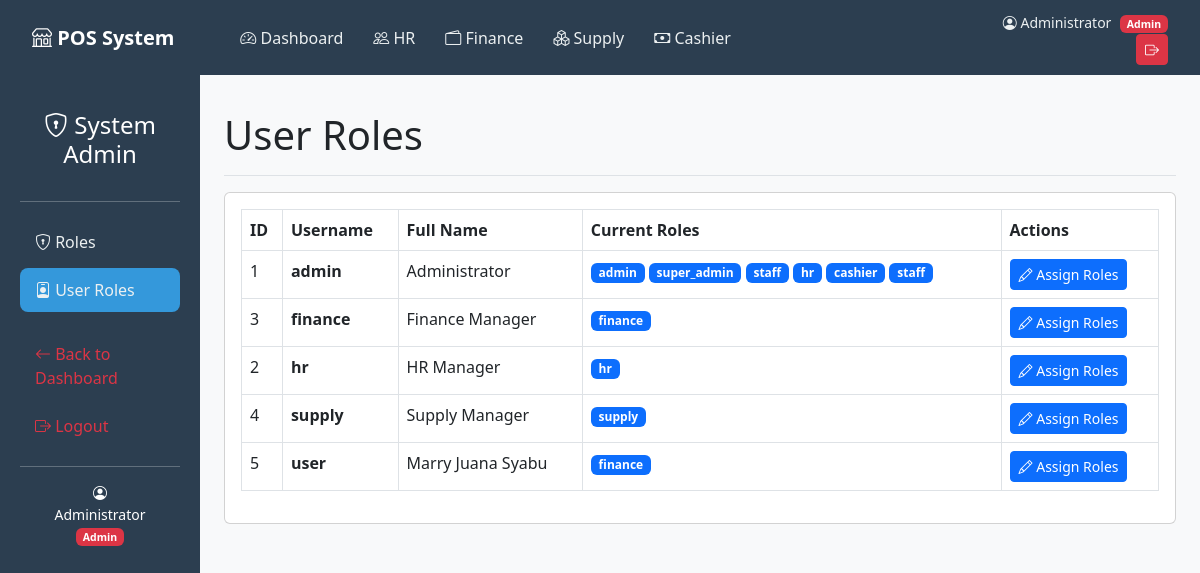
The app's page /pos-system/pages/user-roles.php (signed in) with its own data.
### tables this page shows
CREATE TABLE `users` (
  `id` int(11) NOT NULL,
  `username` varchar(50) NOT NULL,
  `password` varchar(255) NOT NULL,
  `full_name` varchar(100) NOT NULL,
  `position` varchar(50) DEFAULT NULL,
  `department` varchar(50) DEFAULT NULL,
  `date_hired` date DEFAULT NULL,
  `role` enum('admin','staff','hr','finance','supply') DEFAULT 'staff',
  `is_active` tinyint(1) DEFAULT 1,
  `created_at` timestamp NOT NULL DEFAULT current_timestamp(),
  `status` enum('active','inactive') DEFAULT 'active'
);

CREATE TABLE `roles` (
  `id` int(11) NOT NULL,
  `role_name` varchar(50) NOT NULL,
  `description` text DEFAULT NULL,
  `created_at` timestamp NOT NULL DEFAULT current_timestamp()
);

### pos-system/pages/user-roles.php (the view, shortened to what this page needs)
<?php
require_once '../config/database.php';
require_once '../includes/header.php';
require_once '../includes/sidebar-role.php';
?>
<main class="col-md-10 ms-sm-auto px-md-4 main-content">
    <div class="d-flex justify-content-between flex-wrap flex-md-nowrap align-items-center pt-3 pb-2 mb-3 border-bottom">
        <h1>User Roles</h1>
    </div>
    <div class="card">
        <div class="card-body">
            <div class="table-responsive">
                <table class="table table-bordered table-hover">
                    <thead>
                        <tr>
                            <th>ID</th>
                            <th>Username</th>
                            <th>Full Name</th>
                            <th>Current Roles</th>
                            <th>Actions</th>
                        </tr>
                    </thead>
                    <tbody>
                        <?php
                        $users = $pdo->query("SELECT * FROM users ORDER BY username");
                        while($user = $users->fetch()):
                            $user_roles = $pdo->prepare("
                                SELECT r.* FROM roles r
                                JOIN user_roles ur ON r.id = ur.role_id
                                WHERE ur.user_id = ?
                            ");
                            $user_roles->execute([$user['id']]);
                            $roles = $user_roles->fetchAll();
                        ?>
                        <tr>
                            <td><?php echo $user['id']; ?></td>
                            <td><strong><?php echo $user['username']; ?></strong></td>
                            <td><?php echo $user['full_name']; ?></td>
                            <td>
                                <?php foreach($roles as $r): ?>
                                    <span class="badge bg-primary"><?php echo $r['role_name']; ?></span>
                                <?php endforeach; ?>
                            </td>
                            <td>
                                <button class="btn btn-sm btn-primary" onclick="editUserRoles(<?php echo $user['id']; ?>)">
                                    <i class="bi bi-pencil"></i> Assign Roles
                                </button>
                            </td>
                        </tr>
                        <?php endwhile; ?>
                    </tbody>
                </table>
            </div>
        </div>
    </div>
</main>
<?php require_once '../includes/footer.php'; ?>

### pos-system/includes/header.php (style rules this page uses)
body { background: #f8f9fa; }
.main-content { padding: 20px; }

### records on screen
users: id "1", username "admin", full_name "Administrator"
roles: role_name "admin"
roles: role_name "super_admin"
roles: role_name "staff"
roles: role_name "hr"
roles: role_name "cashier"
users: id "3", username "finance", full_name "Finance Manager"
roles: role_name "finance"
users: id "2", username "hr", full_name "HR Manager"
users: id "4", username "supply", full_name "Supply Manager"
roles: role_name "supply"
users: id "5", username "user", full_name "Marry Juana Syabu"

### other values on screen
$_SESSION['full_name'] "Administrator"
$role "Admin"
